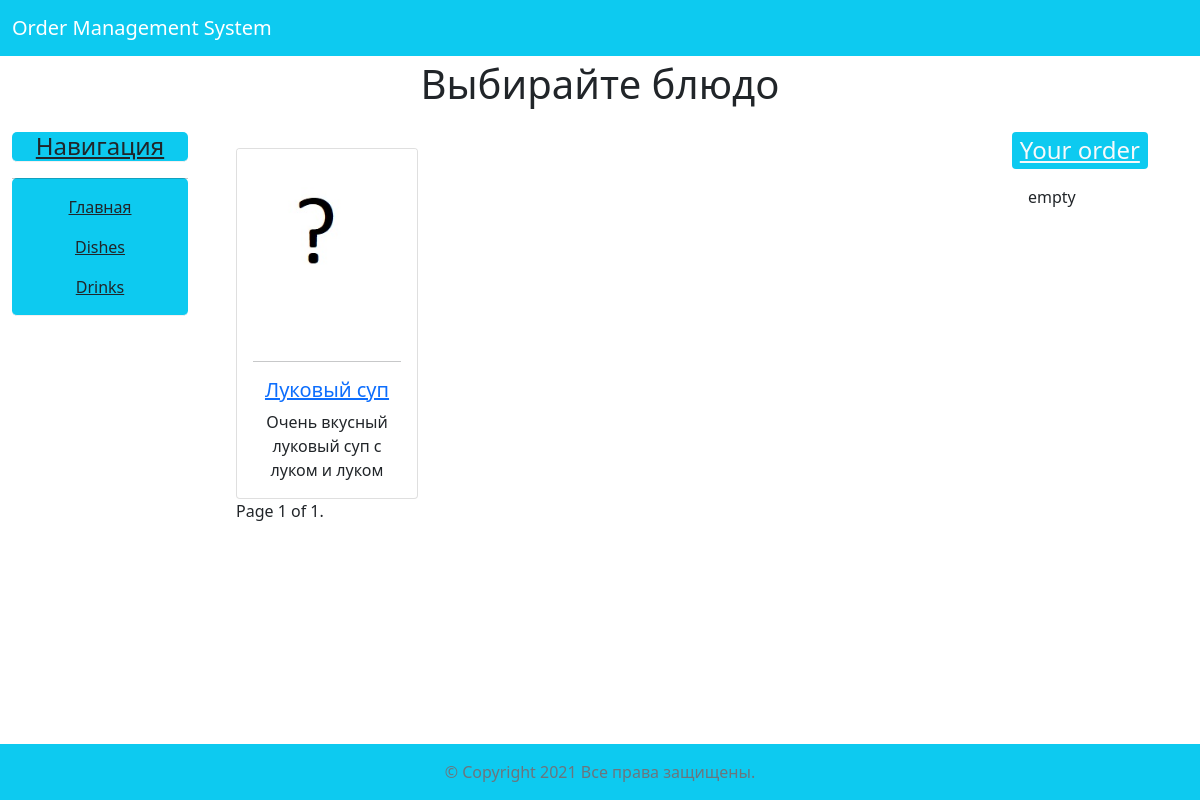
The app's page /cat/1/1 with its own data.
### products/models.py (models this page shows, shortened)
class Product(models.Model):
    name = models.CharField(
        _('Name'), max_length=55,
        unique=True, blank=False
        )
    description = models.TextField(_('Description'), max_length=500)
    subcategory = models.ForeignKey(SubCategory, models.SET_NULL, null=True)
    volume = models.IntegerField(_('Volume'))
    measurement = models.CharField(choices=UNIT_OF_MEAUSEREMENT, max_length=25)
    calories = models.IntegerField(_('Calories'))
    image = models.ImageField(_('Image'), default='None.jpg')
    price = models.IntegerField(_('Price'))
    def get_category(self):
        return self.subcategory.category.name
    get_category.short_description = _('Category')
    class Meta:
        verbose_name = _('Product')
        verbose_name_plural = _('Products')
        ordering = ['-id', ]

### products/views.py (the view)
# urls.py: path('cat/<int:cat>', ListProductByCategory.as_view(), name='prod_by_cat'),
class ListProductByCategory(ListView):
    paginate_by = 4
    model = Product
    def get_queryset(self):
        model = self.model
        category = self.kwargs['cat']
        result = model.objects.filter(subcategory__category__pk=category)
        if 'subcat' in self.kwargs.keys():
            subcategory = self.kwargs['subcat']
            return result.filter(subcategory__pk=subcategory)
        return result

### templates/products/product_list.html (shortened to what this page needs)
{% extends "base.html" %}
{% load i18n %}
{% load static %}
{% block pageheader %}
<h1 class="text-center pb-3"> Выбирайте блюдо</h1>
{% endblock %}
{% block content %}
<div class="container-fluid text-center">
   <div class="row">
      <div class="card-group">
         {% for product  in object_list %}
         <div class="col-3">
            <div class="card">
               {% if product.image %}
               <img src="{{product.image.url}}" class="card-img-top">
               {% endif %}
               <div class="card-body">
                  <hr>
                    <h5 class="card-title">
                        <a href="{% url 'view_detail_product' pk=product.pk %}">{{product.name}}</a>
                    </h5>
                  <p class="card-text">{{product.description}}</p>
               </div>
            </div>
         </div>
         {% endfor %}
      </div>
   </div>
   <div class="pagination">
      <span class="step-links">
      <span class="current">
        {% trans "Page" %} {{ page_obj.number }} {% trans "of" %} {{ page_obj.paginator.num_pages }}.
      </span>
      </span>
   </div>
</div>
{% endblock %}

### records on screen
Product: image (placeholder picture), name "Луковый суп", description "Очень вкусный луковый суп с луком и луком"

### other values on screen
{{ page_obj.number }} "1"
{{ page_obj.paginator.num_pages }} "1"
